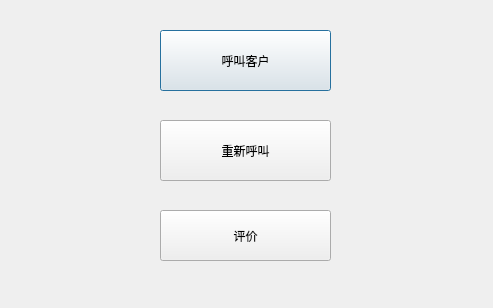
<?xml version="1.0" encoding="UTF-8"?>
<ui version="4.0">
 <class>Counter</class>
 <widget class="QDialog" name="Counter">
  <property name="geometry">
   <rect>
    <x>0</x>
    <y>0</y>
    <width>493</width>
    <height>308</height>
   </rect>
  </property>
  <property name="windowTitle">
   <string>柜台端</string>
  </property>
  <widget class="QPushButton" name="callButton">
   <property name="geometry">
    <rect>
     <x>160</x>
     <y>30</y>
     <width>171</width>
     <height>61</height>
    </rect>
   </property>
   <property name="text">
    <string>呼叫客户</string>
   </property>
  </widget>
  <widget class="QPushButton" name="callAgainButton">
   <property name="geometry">
    <rect>
     <x>160</x>
     <y>120</y>
     <width>171</width>
     <height>61</height>
    </rect>
   </property>
   <property name="text">
    <string>重新呼叫</string>
   </property>
  </widget>
  <widget class="QPushButton" name="pushButton">
   <property name="geometry">
    <rect>
     <x>160</x>
     <y>210</y>
     <width>171</width>
     <height>51</height>
    </rect>
   </property>
   <property name="text">
    <string>评价</string>
   </property>
  </widget>
 </widget>
 <resources/>
 <connections/>
</ui>
